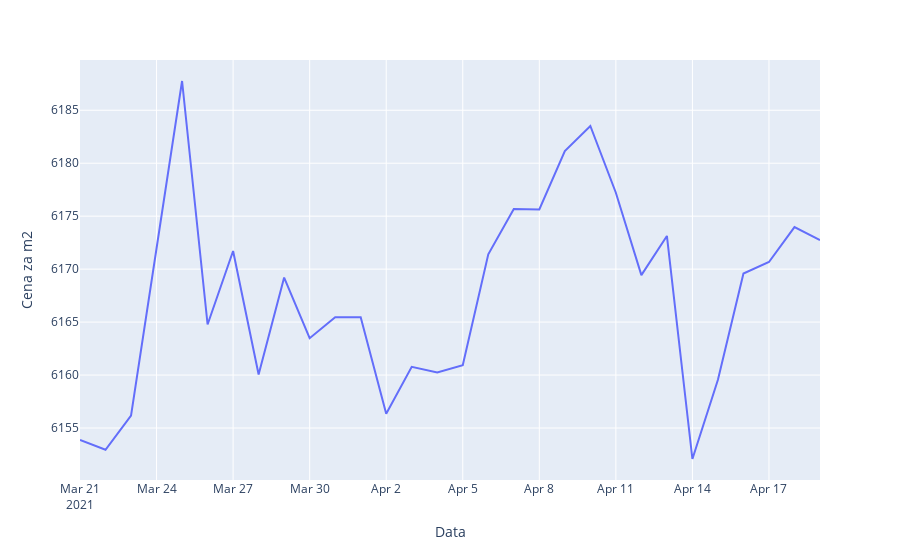

Source (notebook cell):
### Code cell
from data import calc_avg_price_per_meter_per_day

avg_price_per_meter_per_day = calc_avg_price_per_meter_per_day(data)
fig = go.Figure(data=px.line(avg_price_per_meter_per_day, x="Data", y="Cena za m2"))
fig.show()

### Figure 1 — Plotly figure (JSON) as saved in the notebook; plotly's stock layout.template omitted (floating-point values rounded to 4 significant figures)
{"data": [{"hovertemplate": "Data=%{x}<br>Cena za m2=%{y}<extra></extra>", "legendgroup": "", "line": {"color": "#636efa", "dash": "solid"}, "mode": "lines", "name": "", "orientation": "v", "showlegend": false, "type": "scatter", "x": ["2021-03-21", "2021-03-22", "2021-03-23", "2021-03-25", "2021-03-26", "2021-03-27", "2021-03-28", "2021-03-29", "2021-03-30", "2021-03-31", "2021-04-01", "2021-04-02", "2021-04-03", "2021-04-04", "2021-04-05", "2021-04-06", "2021-04-07", "2021-04-08", "2021-04-09", "2021-04-10", "2021-04-11", "2021-04-12", "2021-04-13", "2021-04-14", "2021-04-15", "2021-04-16", "2021-04-17", "2021-04-18", "2021-04-19"], "xaxis": "x", "y": [6154.0, 6153.0, 6156.0, 6188.0, 6165.0, 6172.0, 6160.0, 6169.0, 6163.0, 6165.0, 6165.0, 6156.0, 6161.0, 6160.0, 6161.0, 6171.0, 6176.0, 6176.0, 6181.0, 6184.0, 6177.0, 6169.0, 6173.0, 6152.0, 6160.0, 6170.0, 6171.0, 6174.0, 6173.0], "yaxis": "y"}], "layout": {"legend": {"tracegroupgap": 0}, "margin": {"t": 60}, "xaxis": {"anchor": "y", "domain": [0, 1], "title": {"text": "Data"}}, "yaxis": {"anchor": "x", "domain": [0, 1], "title": {"text": "Cena za m2"}}}}
